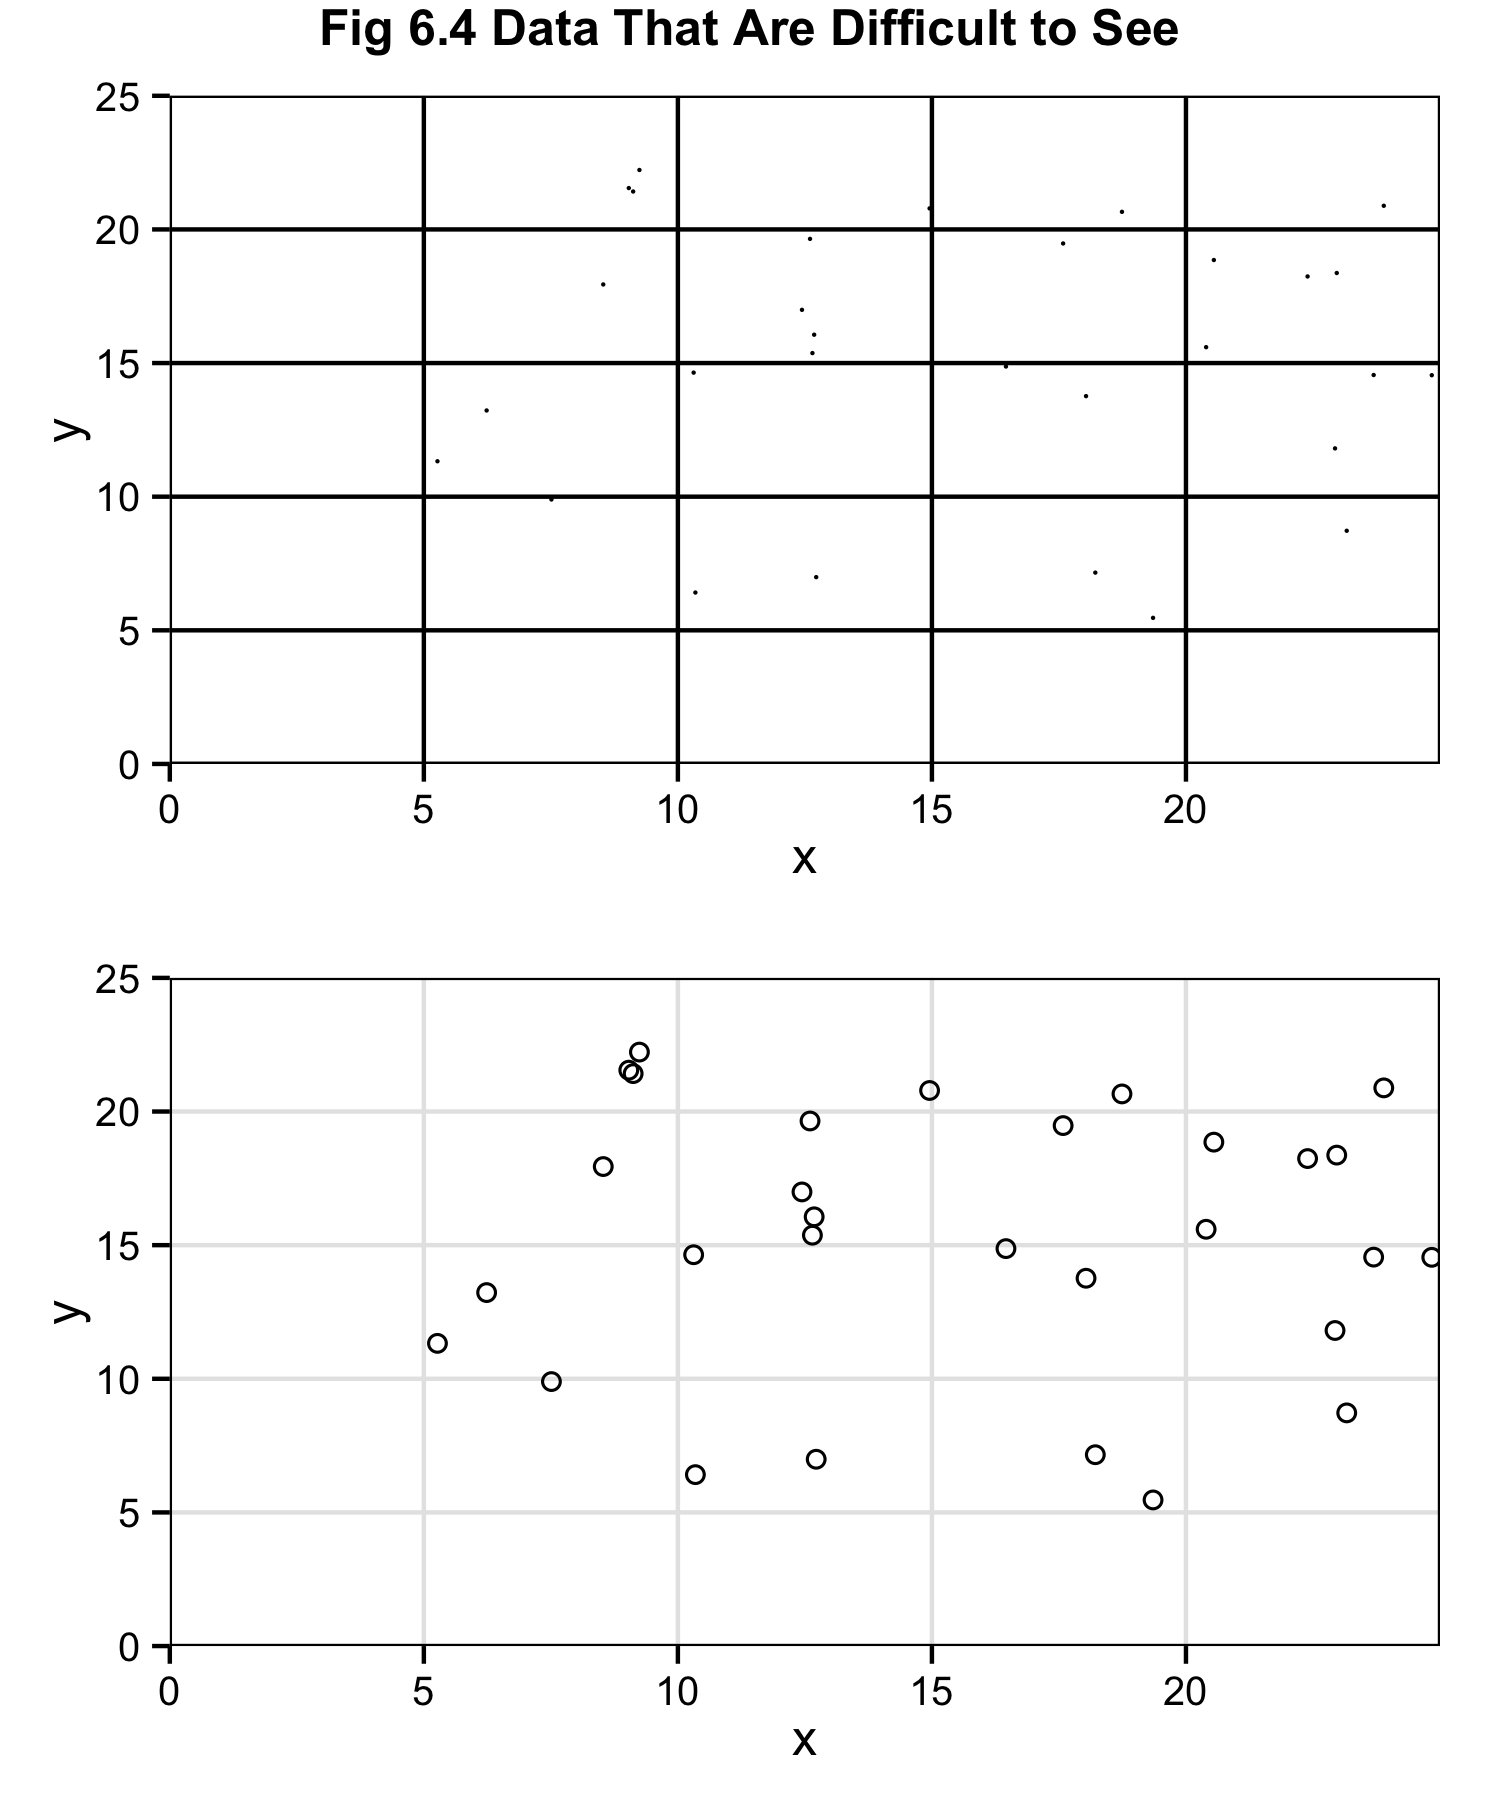

This chart was generated by the following R code:
library(ggplot2)
library(gridExtra)

this_base <- "fig06-04_data-that-are-difficult-to-see"

set.seed(0)

my_data <- data.frame(x = runif(30, 5, 25), y = runif(30, 5, 25))

p1 <- ggplot(my_data, aes(x = x, y = y)) + 
  geom_point(size = 0.5) + 
  scale_x_continuous(breaks = seq(0, 20, 5), limits = c(0, 25), 
                     expand = c(0, 0)) +
  scale_y_continuous(breaks = seq(0, 25, 5), limits = c(0, 25),
                     expand = c(0, 0)) +
  theme(panel.border = element_rect(colour = "black", fill = NA),
        panel.background = element_blank(),
        panel.grid.major = element_line(colour = "black"),
        panel.grid.minor = element_blank(),
        axis.text = element_text(colour = "black"),
        axis.ticks = element_line(colour = "black"))

p2 <- ggplot(my_data, aes(x = x, y = y)) + 
  geom_point(shape = 1, size = 2) + 
  scale_x_continuous(breaks = seq(0, 20, 5), limits = c(0, 25), 
                     expand = c(0, 0)) +
  scale_y_continuous(breaks = seq(0, 25, 5), limits = c(0, 25),
                     expand = c(0, 0)) +
  theme(panel.border = element_rect(colour = "black", fill = NA),
        panel.background = element_blank(),
        panel.grid.major = element_line(colour = "grey90"),
        panel.grid.minor = element_blank(),
        axis.text = element_text(colour = "black"),
        axis.ticks = element_line(colour = "black"))


p3 <- arrangeGrob(p1, p2, nrow = 2, 
                  main = textGrob(
                    "Fig 6.4 Data That Are Difficult to See",
                    just = "top", vjust = 0.75, gp = gpar(fontface = "bold")))

p3


ggsave(paste0(this_base, ".png"), 
       p3, width = 5, height = 6)

## note: my_data is estimated

